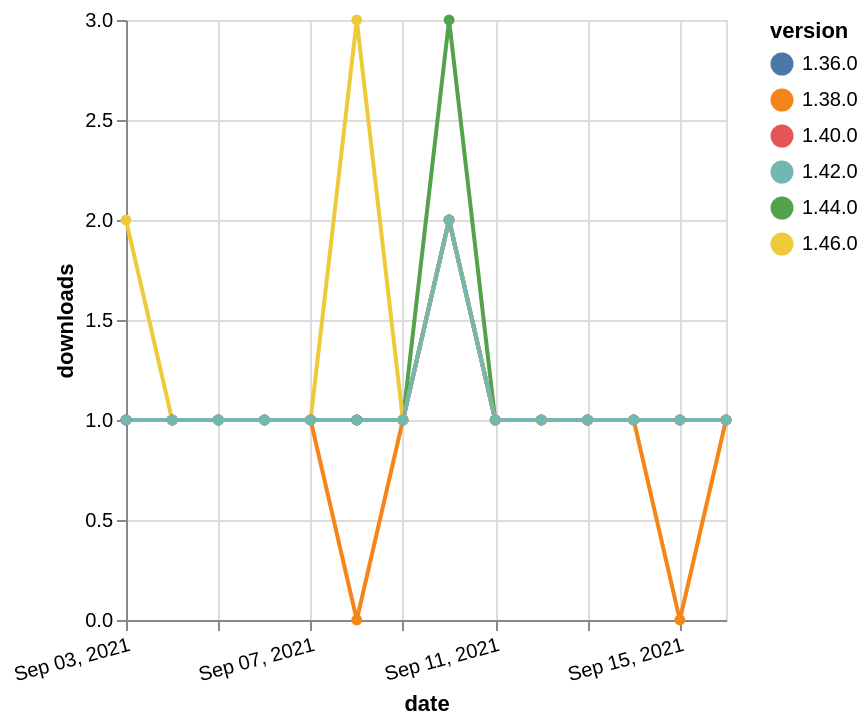

Vega-Lite specification for this chart:
### Vega-Lite specification from a JSON file in a GitHub repository (floating-point values rounded to 4 significant figures)
{"$schema": "https://vega.github.io/schema/vega-lite/v5.json", "description": "A simple bar chart with embedded data.", "data": {"values": [{"date": "2021-09-03", "total": 184, "delta": 1, "version": "1.44.0"}, {"date": "2021-09-04", "total": 185, "delta": 1, "version": "1.44.0"}, {"date": "2021-09-05", "total": 186, "delta": 1, "version": "1.44.0"}, {"date": "2021-09-06", "total": 187, "delta": 1, "version": "1.44.0"}, {"date": "2021-09-07", "total": 188, "delta": 1, "version": "1.44.0"}, {"date": "2021-09-08", "total": 189, "delta": 1, "version": "1.44.0"}, {"date": "2021-09-09", "total": 190, "delta": 1, "version": "1.44.0"}, {"date": "2021-09-10", "total": 193, "delta": 3, "version": "1.44.0"}, {"date": "2021-09-11", "total": 194, "delta": 1, "version": "1.44.0"}, {"date": "2021-09-12", "total": 195, "delta": 1, "version": "1.44.0"}, {"date": "2021-09-13", "total": 196, "delta": 1, "version": "1.44.0"}, {"date": "2021-09-14", "total": 197, "delta": 1, "version": "1.44.0"}, {"date": "2021-09-15", "total": 198, "delta": 1, "version": "1.44.0"}, {"date": "2021-09-16", "total": 199, "delta": 1, "version": "1.44.0"}, {"date": "2021-09-03", "total": 192, "delta": 1, "version": "1.38.0"}, {"date": "2021-09-04", "total": 193, "delta": 1, "version": "1.38.0"}, {"date": "2021-09-05", "total": 194, "delta": 1, "version": "1.38.0"}, {"date": "2021-09-06", "total": 195, "delta": 1, "version": "1.38.0"}, {"date": "2021-09-07", "total": 196, "delta": 1, "version": "1.38.0"}, {"date": "2021-09-08", "total": 196, "delta": 0, "version": "1.38.0"}, {"date": "2021-09-09", "total": 197, "delta": 1, "version": "1.38.0"}, {"date": "2021-09-10", "total": 199, "delta": 2, "version": "1.38.0"}, {"date": "2021-09-11", "total": 200, "delta": 1, "version": "1.38.0"}, {"date": "2021-09-12", "total": 201, "delta": 1, "version": "1.38.0"}, {"date": "2021-09-13", "total": 202, "delta": 1, "version": "1.38.0"}, {"date": "2021-09-14", "total": 203, "delta": 1, "version": "1.38.0"}, {"date": "2021-09-15", "total": 203, "delta": 0, "version": "1.38.0"}, {"date": "2021-09-16", "total": 204, "delta": 1, "version": "1.38.0"}, {"date": "2021-09-03", "total": 242, "delta": 1, "version": "1.36.0"}, {"date": "2021-09-04", "total": 243, "delta": 1, "version": "1.36.0"}, {"date": "2021-09-05", "total": 244, "delta": 1, "version": "1.36.0"}, {"date": "2021-09-06", "total": 245, "delta": 1, "version": "1.36.0"}, {"date": "2021-09-07", "total": 246, "delta": 1, "version": "1.36.0"}, {"date": "2021-09-08", "total": 247, "delta": 1, "version": "1.36.0"}, {"date": "2021-09-09", "total": 248, "delta": 1, "version": "1.36.0"}, {"date": "2021-09-10", "total": 250, "delta": 2, "version": "1.36.0"}, {"date": "2021-09-11", "total": 251, "delta": 1, "version": "1.36.0"}, {"date": "2021-09-12", "total": 252, "delta": 1, "version": "1.36.0"}, {"date": "2021-09-13", "total": 253, "delta": 1, "version": "1.36.0"}, {"date": "2021-09-14", "total": 254, "delta": 1, "version": "1.36.0"}, {"date": "2021-09-15", "total": 255, "delta": 1, "version": "1.36.0"}, {"date": "2021-09-16", "total": 256, "delta": 1, "version": "1.36.0"}, {"date": "2021-09-03", "total": 185, "delta": 1, "version": "1.40.0"}, {"date": "2021-09-04", "total": 186, "delta": 1, "version": "1.40.0"}, {"date": "2021-09-05", "total": 187, "delta": 1, "version": "1.40.0"}, {"date": "2021-09-06", "total": 188, "delta": 1, "version": "1.40.0"}, {"date": "2021-09-07", "total": 189, "delta": 1, "version": "1.40.0"}, {"date": "2021-09-08", "total": 190, "delta": 1, "version": "1.40.0"}, {"date": "2021-09-09", "total": 191, "delta": 1, "version": "1.40.0"}, {"date": "2021-09-10", "total": 193, "delta": 2, "version": "1.40.0"}, {"date": "2021-09-11", "total": 194, "delta": 1, "version": "1.40.0"}, {"date": "2021-09-12", "total": 195, "delta": 1, "version": "1.40.0"}, {"date": "2021-09-13", "total": 196, "delta": 1, "version": "1.40.0"}, {"date": "2021-09-14", "total": 197, "delta": 1, "version": "1.40.0"}, {"date": "2021-09-15", "total": 198, "delta": 1, "version": "1.40.0"}, {"date": "2021-09-16", "total": 199, "delta": 1, "version": "1.40.0"}, {"date": "2021-09-03", "total": 125, "delta": 2, "version": "1.46.0"}, {"date": "2021-09-04", "total": 126, "delta": 1, "version": "1.46.0"}, {"date": "2021-09-05", "total": 127, "delta": 1, "version": "1.46.0"}, {"date": "2021-09-06", "total": 128, "delta": 1, "version": "1.46.0"}, {"date": "2021-09-07", "total": 129, "delta": 1, "version": "1.46.0"}, {"date": "2021-09-08", "total": 132, "delta": 3, "version": "1.46.0"}, {"date": "2021-09-09", "total": 133, "delta": 1, "version": "1.46.0"}, {"date": "2021-09-10", "total": 135, "delta": 2, "version": "1.46.0"}, {"date": "2021-09-11", "total": 136, "delta": 1, "version": "1.46.0"}, {"date": "2021-09-12", "total": 137, "delta": 1, "version": "1.46.0"}, {"date": "2021-09-13", "total": 138, "delta": 1, "version": "1.46.0"}, {"date": "2021-09-14", "total": 139, "delta": 1, "version": "1.46.0"}, {"date": "2021-09-15", "total": 140, "delta": 1, "version": "1.46.0"}, {"date": "2021-09-16", "total": 141, "delta": 1, "version": "1.46.0"}, {"date": "2021-09-03", "total": 168, "delta": 1, "version": "1.42.0"}, {"date": "2021-09-04", "total": 169, "delta": 1, "version": "1.42.0"}, {"date": "2021-09-05", "total": 170, "delta": 1, "version": "1.42.0"}, {"date": "2021-09-06", "total": 171, "delta": 1, "version": "1.42.0"}, {"date": "2021-09-07", "total": 172, "delta": 1, "version": "1.42.0"}, {"date": "2021-09-08", "total": 173, "delta": 1, "version": "1.42.0"}, {"date": "2021-09-09", "total": 174, "delta": 1, "version": "1.42.0"}, {"date": "2021-09-10", "total": 176, "delta": 2, "version": "1.42.0"}, {"date": "2021-09-11", "total": 177, "delta": 1, "version": "1.42.0"}, {"date": "2021-09-12", "total": 178, "delta": 1, "version": "1.42.0"}, {"date": "2021-09-13", "total": 179, "delta": 1, "version": "1.42.0"}, {"date": "2021-09-14", "total": 180, "delta": 1, "version": "1.42.0"}, {"date": "2021-09-15", "total": 181, "delta": 1, "version": "1.42.0"}, {"date": "2021-09-16", "total": 182, "delta": 1, "version": "1.42.0"}]}, "width": "container", "mark": {"type": "line", "point": {"filled": true}}, "encoding": {"x": {"field": "date", "type": "temporal", "timeUnit": "yearmonthdate", "title": "date", "axis": {"labelAngle": -15}}, "y": {"field": "delta", "type": "quantitative", "title": "downloads"}, "color": {"field": "version", "type": "nominal"}, "tooltip": {"field": "delta"}}}
